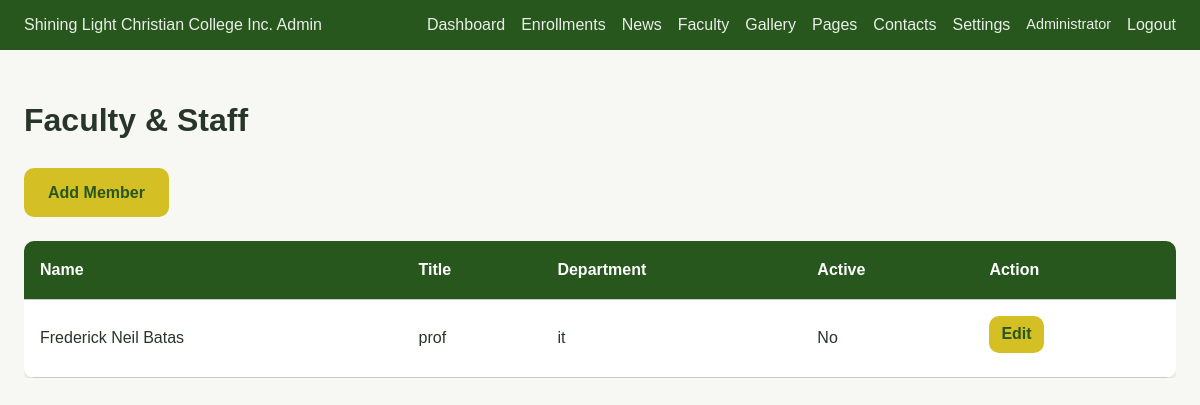
Screenshot of /admin/faculty.php (signed in) with the database file from the repository.
### tables this page shows
CREATE TABLE `faculty` (
  `id` int(10) UNSIGNED NOT NULL,
  `full_name` varchar(100) NOT NULL,
  `title` varchar(100) DEFAULT NULL,
  `department` varchar(100) DEFAULT NULL,
  `bio` text DEFAULT NULL,
  `photo` varchar(255) DEFAULT NULL,
  `email` varchar(100) DEFAULT NULL,
  `sort_order` int(11) DEFAULT 0,
  `is_active` tinyint(1) DEFAULT 1,
  `created_at` timestamp NOT NULL DEFAULT current_timestamp()
);

### includes/functions.php (called while the page is built, shortened)
<?php
function e($s) {
    return htmlspecialchars((string) $s, ENT_QUOTES, 'UTF-8');
}

### admin/faculty.php (the view, shortened to what this page needs)
<?php
require_once __DIR__ . '/../includes/functions.php';
$pdo = getDB();
$stmt = $pdo->query("SELECT id, full_name, title, department, email, is_active, sort_order FROM faculty ORDER BY sort_order, full_name");
$list = $stmt->fetchAll();
?>
<!DOCTYPE html>
<html lang="en">
<head>
    <link rel="stylesheet" href="<?php echo SITE_URL; ?>/assets/css/style.css">
    <link rel="stylesheet" href="<?php echo SITE_URL; ?>/assets/css/admin.css">
</head>
<body class="admin-body">
<?php include __DIR__ . '/admin-header.php'; ?>
<div class="admin-main">
    <h1>Faculty &amp; Staff</h1>
    <p><a href="<?php echo SITE_URL; ?>/admin/faculty-edit.php" class="btn btn-primary">Add Member</a></p>
    <div class="table-wrap">
        <table>
            <thead>
                <tr>
                    <th>Name</th>
                    <th>Title</th>
                    <th>Department</th>
                    <th>Active</th>
                    <th>Action</th>
                </tr>
            </thead>
            <tbody>
                <?php foreach ($list as $row): ?>
                <tr>
                    <td><?php echo e($row['full_name']); ?></td>
                    <td><?php echo e($row['title'] ?? '-'); ?></td>
                    <td><?php echo e($row['department'] ?? '-'); ?></td>
                    <td><?php echo $row['is_active'] ? 'Yes' : 'No'; ?></td>
                    <td><a href="<?php echo SITE_URL; ?>/admin/faculty-edit.php?id=<?php echo (int)$row['id']; ?>" class="btn btn-primary" style="padding:0.35rem 0.75rem;">Edit</a></td>
                </tr>
                <?php endforeach; ?>
            </tbody>
        </table>
    </div>
</div>
</body>
</html>

### assets/css/style.css (style rules this page uses)
:root { --green: #27571d; --green-light: #346b24; --green-muted: #3d7a2a; --gold: #d4bf24; --gold-light: #e5d04a; --gold-dark: #a8941a; --white: #ffffff; --off-white: #f7f8f4; --gray: #6b6b6b; --gray-light: #cacaca; --gray-bg: #d8d8d8; --success: #15803d; --error: #b91c1c; --font-heading: Georgia, serif; --font-body: Arial, sans-serif; --shadow: 0 4px 6px -1px rgba(39, 87, 29, 0.12), 0 2px 4px -2px rgba(39, 87, 29, 0.08); --radius: 10px; --radius-lg: 18px; --transition: 0.25s ease; }
*, *::before, *::after { box-sizing: border-box; }
html { scroll-behavior: smooth; }
body { margin: 0; font-family: var(--font-body); font-size: 16px; line-height: 1.6; color: #283629; background: var(--off-white); }
a { color: var(--green-light); text-decoration-thickness: 1px; text-underline-offset: 3px; transition: color var(--transition); }
.btn { display: inline-block; padding: 0.75rem 1.5rem; font-family: var(--font-body); font-size: 1rem; font-weight: 600; text-decoration: none; border-radius: var(--radius); border: none; cursor: pointer; text-align: center; transition: background var(--transition), color var(--transition), transform var(--transition), box-shadow var(--transition); }
.btn-primary { background: var(--gold); color: var(--green); }
.table-wrap { overflow-x: auto; }
table { width: 100%; border-collapse: collapse; }
th, td { padding: 0.75rem; text-align: left; border-bottom: 1px solid var(--gray-light); }
th { background: var(--green); color: var(--white); font-weight: 600; }
.table-wrap { padding:0; }
table td, table th { padding:1rem; }

### assets/css/admin.css (style rules this page uses)
.admin-body { background: var(--off-white); min-height: 100vh; }
.admin-main { max-width: 1200px; margin: 0 auto; padding: 1.5rem; }
.admin-main table { background: var(--white); border-radius: var(--radius); overflow: hidden; box-shadow: var(--shadow); }
.admin-main .btn { margin-right: 0.5rem; margin-bottom: 0.5rem; }

### rows the page displays
faculty: full_name "Frederick Neil Batas", title "prof", department "it", is_active "No"

### other values shown
SITE_NAME "Shining Light Christian College Inc."
$admin['full_name'] "Administrator"
